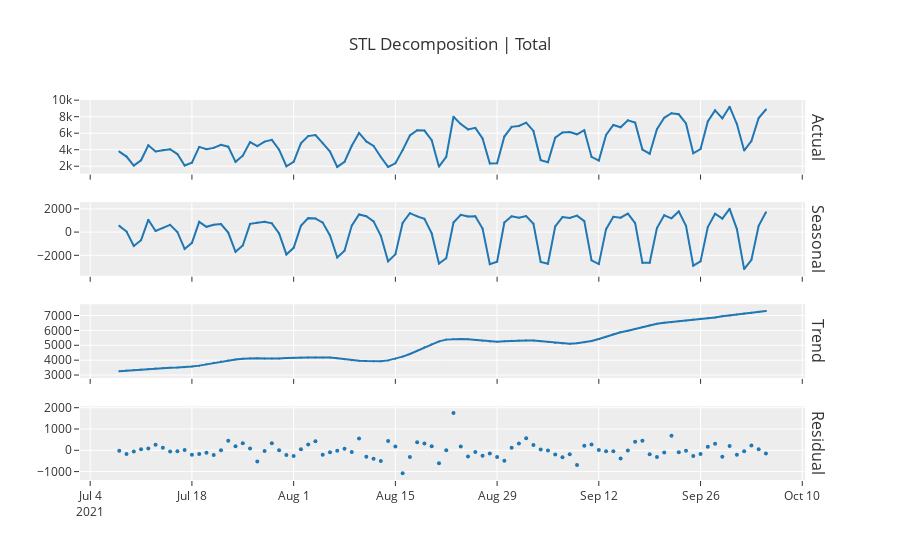

This figure's notebook cell:
### Code cell
# Decomposition plot
plot_model(plot = 'decomp_stl')
